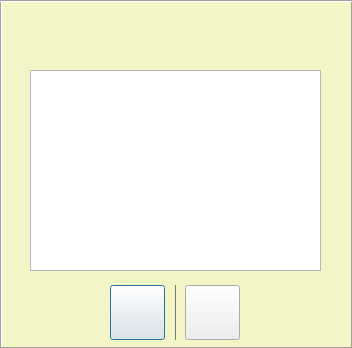
<?xml version="1.0" encoding="UTF-8"?>
<ui version="4.0">
 <class>ExtraInfoWindow</class>
 <widget class="QDialog" name="ExtraInfoWindow">
  <property name="geometry">
   <rect>
    <x>0</x>
    <y>0</y>
    <width>352</width>
    <height>348</height>
   </rect>
  </property>
  <property name="windowTitle">
   <string>Dialog</string>
  </property>
  <widget class="QTextEdit" name="textEdit">
   <property name="geometry">
    <rect>
     <x>30</x>
     <y>70</y>
     <width>291</width>
     <height>201</height>
    </rect>
   </property>
   <property name="styleSheet">
    <string notr="true">font: 13pt &quot;清松手寫體2&quot;;</string>
   </property>
  </widget>
  <widget class="QLabel" name="label">
   <property name="geometry">
    <rect>
     <x>0</x>
     <y>0</y>
     <width>361</width>
     <height>351</height>
    </rect>
   </property>
   <property name="styleSheet">
    <string notr="true">background-color: rgb(246, 250, 159, 50%);</string>
   </property>
   <property name="text">
    <string/>
   </property>
   <property name="alignment">
    <set>Qt::AlignCenter</set>
   </property>
  </widget>
  <widget class="QPushButton" name="pushButton">
   <property name="geometry">
    <rect>
     <x>110</x>
     <y>285</y>
     <width>55</width>
     <height>55</height>
    </rect>
   </property>
   <property name="toolTip">
    <string>修改變更</string>
   </property>
   <property name="text">
    <string/>
   </property>
   <property name="icon">
    <iconset resource="_src.qrc">
     <normaloff>:/new/prefix1/gp_source/write.png</normaloff>:/new/prefix1/gp_source/write.png</iconset>
   </property>
   <property name="iconSize">
    <size>
     <width>48</width>
     <height>48</height>
    </size>
   </property>
  </widget>
  <widget class="QPushButton" name="pushButton_2">
   <property name="geometry">
    <rect>
     <x>185</x>
     <y>285</y>
     <width>55</width>
     <height>55</height>
    </rect>
   </property>
   <property name="toolTip">
    <string>取消</string>
   </property>
   <property name="text">
    <string/>
   </property>
   <property name="icon">
    <iconset resource="_src.qrc">
     <normaloff>:/new/prefix1/gp_source/exit_extra.png</normaloff>:/new/prefix1/gp_source/exit_extra.png</iconset>
   </property>
   <property name="iconSize">
    <size>
     <width>48</width>
     <height>48</height>
    </size>
   </property>
  </widget>
  <widget class="QLabel" name="label_2">
   <property name="geometry">
    <rect>
     <x>69</x>
     <y>-12</y>
     <width>491</width>
     <height>101</height>
    </rect>
   </property>
   <property name="styleSheet">
    <string notr="true">image: url(:/new/prefix1/gp_source/extra_msg.png);</string>
   </property>
   <property name="text">
    <string/>
   </property>
   <property name="alignment">
    <set>Qt::AlignCenter</set>
   </property>
  </widget>
  <widget class="QFrame" name="frame">
   <property name="geometry">
    <rect>
     <x>175</x>
     <y>285</y>
     <width>1</width>
     <height>55</height>
    </rect>
   </property>
   <property name="styleSheet">
    <string notr="true">background-color: rgb(154, 154, 154, 90%);</string>
   </property>
   <property name="frameShape">
    <enum>QFrame::StyledPanel</enum>
   </property>
   <property name="frameShadow">
    <enum>QFrame::Raised</enum>
   </property>
  </widget>
  <widget class="Line" name="line">
   <property name="geometry">
    <rect>
     <x>-9</x>
     <y>-10</y>
     <width>20</width>
     <height>361</height>
    </rect>
   </property>
   <property name="orientation">
    <enum>Qt::Vertical</enum>
   </property>
  </widget>
  <widget class="Line" name="line_2">
   <property name="geometry">
    <rect>
     <x>342</x>
     <y>0</y>
     <width>20</width>
     <height>361</height>
    </rect>
   </property>
   <property name="orientation">
    <enum>Qt::Vertical</enum>
   </property>
  </widget>
  <widget class="Line" name="line_3">
   <property name="geometry">
    <rect>
     <x>0</x>
     <y>-7</y>
     <width>371</width>
     <height>16</height>
    </rect>
   </property>
   <property name="orientation">
    <enum>Qt::Horizontal</enum>
   </property>
  </widget>
  <widget class="Line" name="line_4">
   <property name="geometry">
    <rect>
     <x>-10</x>
     <y>340</y>
     <width>371</width>
     <height>16</height>
    </rect>
   </property>
   <property name="orientation">
    <enum>Qt::Horizontal</enum>
   </property>
  </widget>
  <zorder>label</zorder>
  <zorder>textEdit</zorder>
  <zorder>pushButton</zorder>
  <zorder>pushButton_2</zorder>
  <zorder>label_2</zorder>
  <zorder>frame</zorder>
  <zorder>line</zorder>
  <zorder>line_2</zorder>
  <zorder>line_3</zorder>
  <zorder>line_4</zorder>
 </widget>
 <resources>
  <include location="_src.qrc"/>
 </resources>
 <connections/>
</ui>
